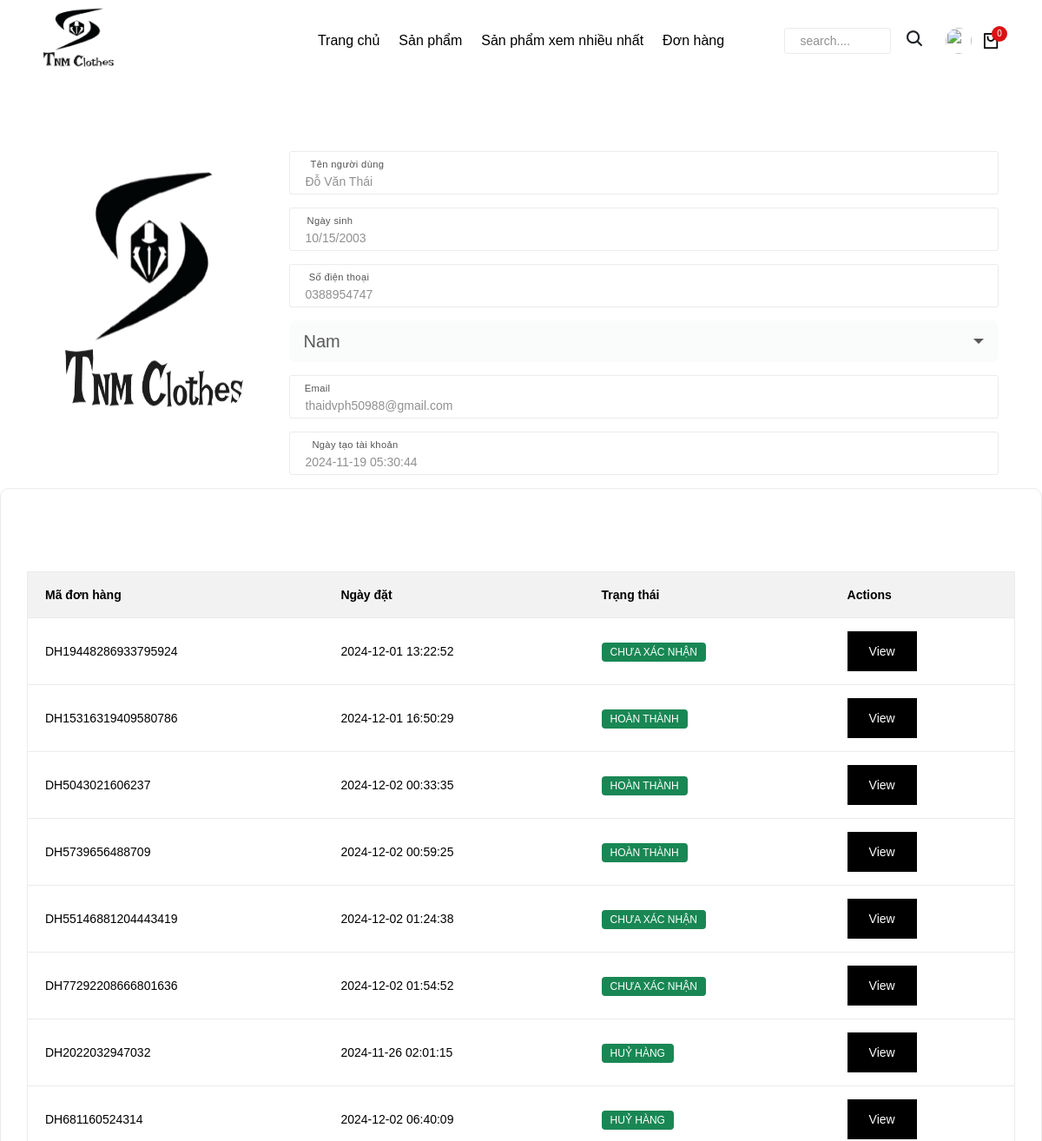
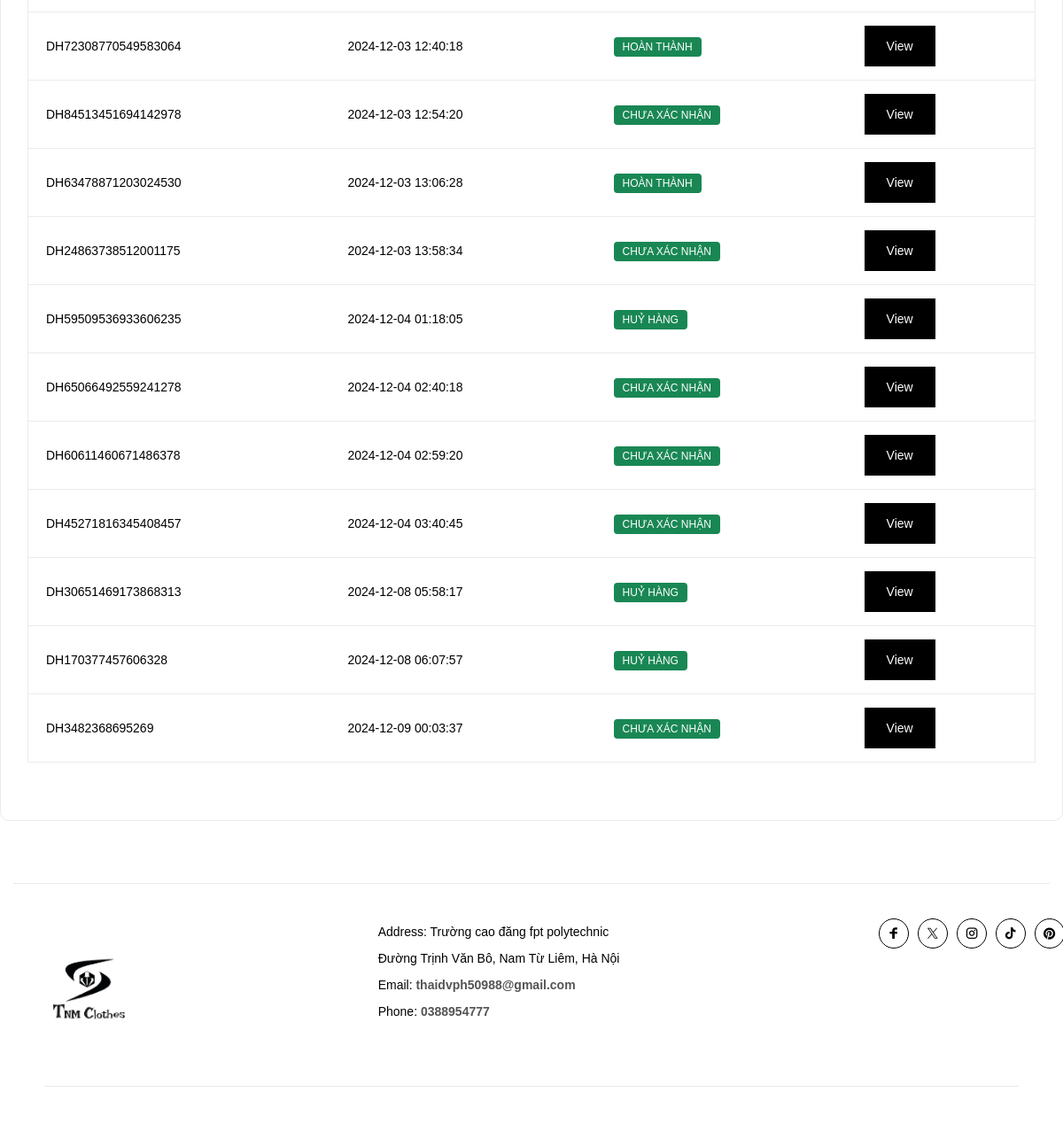
Page /?act=client-profile&user_id=1 (signed in) on the committed database (2 pictures, top to bottom).
### tables this page shows
CREATE TABLE `users` (
  `id` int NOT NULL,
  `username` varchar(50) NOT NULL,
  `email` varchar(50) NOT NULL,
  `phone` varchar(10) DEFAULT NULL,
  `date_of_birth` date DEFAULT NULL,
  `gender` varchar(10) DEFAULT NULL,
  `status` int DEFAULT NULL,
  `avatar` text,
  `role_id` int DEFAULT NULL,
  `password` text NOT NULL,
  `created_at` timestamp NULL DEFAULT NULL,
  `update_at` timestamp NOT NULL DEFAULT CURRENT_TIMESTAMP
);

CREATE TABLE `orders` (
  `id` int NOT NULL,
  `created_at` timestamp NOT NULL,
  `order_code` varchar(50) NOT NULL,
  `user_id` int DEFAULT NULL,
  `customer_name` varchar(50) NOT NULL,
  `shipping_address` text,
  `customer_email` varchar(50) DEFAULT NULL,
  `customer_phone` varchar(10) DEFAULT NULL,
  `payment_method_id` int DEFAULT NULL,
  `order_status_id` int DEFAULT '1',
  `update_at` timestamp NULL DEFAULT NULL,
  `voucher_id` int DEFAULT NULL,
  `shipping` int NOT NULL DEFAULT '0'
);

CREATE TABLE `order_status` (
  `id` int NOT NULL,
  `status` varchar(50) NOT NULL
);

### controllers/userController.php (called while the page is built, shortened)
<?php
class userController
{
    public $modelUser;
    public $modelOrder;
    public function __construct()
    {
        $this->modelUser = new modelUser;
        $this->modelOrder = new modelOrder;
    }
    public function clientProfile(){
        $user_id = $_GET['user_id'];
        $listOrder = $this->modelOrder->getAllOrderByUserId($user_id);
        $user = $this->modelUser->getUserById($user_id);
        require './views/user/profileUserView.php';
    }
}

### index.php (called while the page is built, shortened)
<?php
require_once './commons/function.php';
require_once './controllers/userController.php';
require_once './models/userModel.php';
require_once './models/orderModel.php';
$act = $_GET['act'] ?? '/';
match ($act) {
    '/' => (new HomeController())->home(),
    'login' => (new userController())->login(),
    'post-login' => (new userController())->postLogin(),
    'register' => (new userController())->register(),
    'post-register' => (new userController())->postRegister(),
    'logout' => (new userController())->logout(),
    'edit-profile' => (new userController())->formEditProfile(),
    'client-profile' => (new userController())->clientProfile(),
    'post-edit-profile' => (new userController())->postEditProfile(),
    'product-detail' => (new HomeController())->productDetail(),
    'post-comments' => (new HomeController())->postComment(),
    'thanks' => (new PaymentController())->returnByPayment(),
    'view-cart' => (new cartController())->viewListCart(),
    'delete-cart' => (new cartController())->deleteCart(),
    'add-to-cart' => (new cartController())->addToCart(),
    'form-check-out' => (new paymentController())->formCheckOut(),
    'post-check-out' => (new paymentController())->postCheckOut(),
    'change-status-comment' => (new HomeController())->changeStatusCommentById(),
    'delete-comment' => (new HomeController())->deleteComment(),
    'list-order' => (new orderController())->listOrder(),
    'view-order-detail' => (new orderController())->orderDetail(),
    'cancel-order' => (new orderController())->cancelOrder(),
    'complete-order' => (new orderController())->completeOrder(),
    'post-add-review' => (new orderController())->postAddReview(),
};

### commons/function.php (called while the page is built, shortened)
<?php
function connectDB() {
    $host = DB_HOST;
    $port = DB_PORT;
    $dbname = DB_NAME;
    try {
        $conn = new PDO("mysql:host=$host;port=$port;dbname=$dbname", DB_USERNAME, DB_PASSWORD);
        $conn->setAttribute(PDO::ATTR_ERRMODE, PDO::ERRMODE_EXCEPTION);
        $conn->setAttribute(PDO::ATTR_DEFAULT_FETCH_MODE, PDO::FETCH_ASSOC);
        return $conn;
    } catch (PDOException $e) {
        echo ("Connection failed: " . $e->getMessage());
    }
}

### models/userModel.php (called while the page is built, shortened)
<?php
class modelUser
{
    public $conn;
    public function __construct()
    {
        $this->conn = connectDB();
    }
    public function getUserById($id)
    {
        try {
            $sql = "SELECT * FROM users WHERE id = :id";
            $stmt = $this->conn->prepare($sql);
            $stmt->execute([
                ':id' => $id,
            ]);
            return $stmt->fetch();
        } catch (Exception $e) {
            echo $e->getMessage();
        }
    }
}

### models/orderModel.php (called while the page is built, shortened)
<?php
class modelOrder
{
    public $conn;
    public function __construct()
    {
        $this->conn = connectDB();
    }
    public function getAllOrderByUserId($id)
    {
        try {
            $sql = "SELECT orders.*, os.status FROM orders
            INNER JOIN order_status as os on os.id = orders.order_status_id
            WHERE user_id = :id";
            $stmt = $this->conn->prepare($sql);
            $stmt->execute([
                ':id' => $id,
            ]);
            return $stmt->fetchAll();
        } catch (Exception $e) {
            echo $e->getMessage();
        }
    }
}

### views/user/profileUserView.php (the view, shortened to what this page needs)
<?php require_once './views/layouts/header.php'; ?>
<section class="flat-spacing-11">
    <div class="container">
        <div class="row">
            <div class="col-lg-3">
                <img style="width:350px; height:350px; border-radius:50%" src="<?= $user['avatar'] ?>" alt="" onerror="this.onerror=null;this.src='./uploads/logo1.png'">
            </div>
            <div class="col-lg-9">
                <div class="my-account-content account-edit">
                    <div class="">
                        <div class="tf-field style-1 mb_15">
                            <input disabled class="tf-field-input tf-input" placeholder=" " type="text" id="property1" name="username" value="<?= $user['username'] ?>">
                            <label class="tf-field-label fw-4 text_black-2" for="property1">Tên người dùng</label>
                        </div>
                        <div class="tf-field style-1 mb_15">
                            <input disabled class="tf-field-input tf-input" placeholder=" " type="date" id="property1" name="date_of_birth" value="<?= $user['date_of_birth'] ?>">
                            <label class="tf-field-label fw-4 text_black-2" for="property1">Ngày sinh</label>
                        </div>
                        <div class="tf-field style-1 mb_15">
                            <input disabled class="tf-field-input tf-input" placeholder=" " type="text" id="property1" name="phone" value="<?= $user['phone'] ?>">
                            <label class="tf-field-label fw-4 text_black-2" for="property1">Số điện thoại</label>
                        </div>
                        <div class="tf-field style-1 mb_15">
                        </div>
                        <div class="tf-field style-1 mb_15">
                            <input class="tf-field-input tf-input" placeholder=" " type="text" id="property1" disabled value="<?= $user['email'] ?>">
                            <label class="tf-field-label fw-4 text_black-2" for="property1">Email</label>
                        </div>
                        <div class="tf-field style-1 mb_15">
                            <input class="tf-field-input tf-input" placeholder=" " type="text" id="property2" disabled value="<?= $user['created_at'] ?>">
                            <label class="tf-field-label fw-4 text_black-2" for="property2">Ngày tạo tài khoản</label>
                        </div>
                    </div>
                </div>
            </div>
        </div>
    </div>
    <div class="col-lg-12">
        <div class="wd-form-order">
            <div class="widget-tabs style-has-border widget-order-tab">
                <div class="widget-content-tab">
                    <div class="widget-content-inner active">
                        <div class="widget-timeline">
                            <div class="row">
                                <div class="col-lg-12">
                                    <div class="my-account-content account-order">
                                        <div class="wrap-account-order">
                                            <table>
                                                <thead>
                                                    <tr>
                                                        <th class="fw-6">Mã đơn hàng</th>
                                                        <th class="fw-6">Ngày đặt</th>
                                                        <th class="fw-6">Trạng thái</th>
                                                        <th class="fw-6">Actions</th>
                                                    </tr>
                                                </thead>
                                                <tbody>
                                                    <?php foreach ($listOrder as $key => $item): ?>
                                                        <tr class="tf-order-item">
                                                            <td>
                                                                <?= $item['order_code'] ?>
                                                            </td>
                                                            <td>
                                                                <?= $item['created_at'] ?>
                                                            </td>
                                                            <td>
                                                                <p class="badge bg-success">
                                                                    <?= $item['status'] ?>
                                                                </p>
                                                            </td>
                                                            <td>
                                                                <a href="<?= BASE_URL . '?act=view-order-detail&order_id=' . $item['id'] ?>" class="tf-btn btn-fill animate-hover-btn rounded-0 justify-content-center">
                                                                    <span>View</span>
                                                                </a>
                                                            </td>
                                                        </tr>
                                                    <?php endforeach ?>
                                                </tbody>
                                            </table>
                                        </div>
                                    </div>
                                </div>
                            </div>
                        </div>
                    </div>
                </div>
            </div>
        </div>
    </div>
</section>
<?php require_once './views/layouts/footer.php'; ?>

### rows in the picture
users: username "Đỗ Văn Thái", date_of_birth "10/15/2003", phone "0388954747", email "thaidvph50988@gmail.com", created_at "2024-11-19 05:30:44"
orders: order_code "DH19448286933795924", created_at "2024-12-01 13:22:52", order_status.status "CHƯA XÁC NHẬN"
orders: order_code "DH15316319409580786", created_at "2024-12-01 16:50:29", order_status.status "HOÀN THÀNH"
orders: order_code "DH5043021606237", created_at "2024-12-02 00:33:35", order_status.status "HOÀN THÀNH"
orders: order_code "DH5739656488709", created_at "2024-12-02 00:59:25", order_status.status "HOÀN THÀNH"
orders: order_code "DH55146881204443419", created_at "2024-12-02 01:24:38", order_status.status "CHƯA XÁC NHẬN"
orders: order_code "DH77292208666801636", created_at "2024-12-02 01:54:52", order_status.status "CHƯA XÁC NHẬN"
orders: order_code "DH2022032947032", created_at "2024-11-26 02:01:15", order_status.status "HUỶ HÀNG"
orders: order_code "DH681160524314", created_at "2024-12-02 06:40:09", order_status.status "HUỶ HÀNG"
orders: order_code "DH72308770549583064", created_at "2024-12-03 12:40:18", order_status.status "HOÀN THÀNH"
orders: order_code "DH84513451694142978", created_at "2024-12-03 12:54:20", order_status.status "CHƯA XÁC NHẬN"
orders: order_code "DH63478871203024530", created_at "2024-12-03 13:06:28", order_status.status "HOÀN THÀNH"
orders: order_code "DH24863738512001175", created_at "2024-12-03 13:58:34", order_status.status "CHƯA XÁC NHẬN"
orders: order_code "DH59509536933606235", created_at "2024-12-04 01:18:05", order_status.status "HUỶ HÀNG"
orders: order_code "DH65066492559241278", created_at "2024-12-04 02:40:18", order_status.status "CHƯA XÁC NHẬN"
orders: order_code "DH60611460671486378", created_at "2024-12-04 02:59:20", order_status.status "CHƯA XÁC NHẬN"
orders: order_code "DH45271816345408457", created_at "2024-12-04 03:40:45", order_status.status "CHƯA XÁC NHẬN"
orders: order_code "DH30651469173868313", created_at "2024-12-08 05:58:17", order_status.status "HUỶ HÀNG"
orders: order_code "DH170377457606328", created_at "2024-12-08 06:07:57", order_status.status "HUỶ HÀNG"
orders: order_code "DH3482368695269", created_at "2024-12-09 00:03:37", order_status.status "CHƯA XÁC NHẬN"
